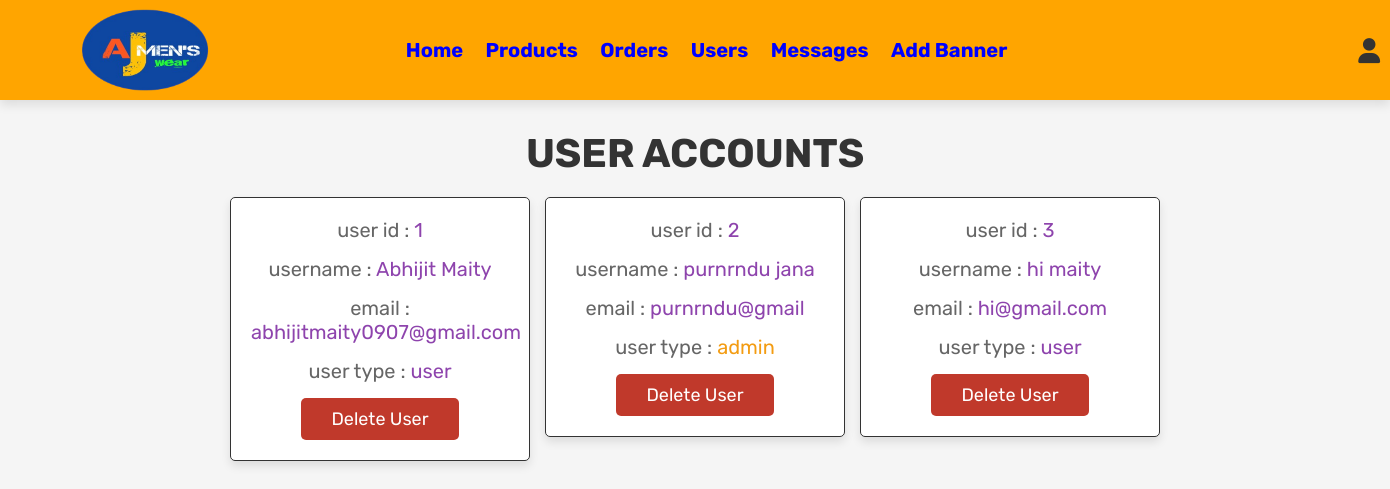
Screenshot of /admin_users.php (signed in) with the database file from the repository.
### tables this page shows
CREATE TABLE `users` (
  `id` int(100) NOT NULL,
  `name` varchar(100) NOT NULL,
  `email` varchar(100) NOT NULL,
  `password` varchar(100) NOT NULL,
  `user_type` varchar(20) NOT NULL DEFAULT 'user'
);

### admin_users.php (the view, shortened to what this page needs)
<?php
include 'config.php';
?>
<!DOCTYPE html>
<html lang="en">
<head>
   <link rel="stylesheet" href="https://cdnjs.cloudflare.com/ajax/libs/font-awesome/6.0.0/css/all.min.css">
   <link rel="stylesheet" href="css/admin_style.css">
</head>
<body>
<?php include 'admin_header.php'; ?>
<section class="users">
   <h1 class="title"> user accounts </h1>
   <div class="box-container">
      <?php
         $select_users = mysqli_query($conn, "SELECT * FROM `users`") or die('query failed');
         while($fetch_users = mysqli_fetch_assoc($select_users)){
      ?>
      <div class="box">
         <p> user id : <span><?php echo $fetch_users['id']; ?></span> </p>
         <p> username : <span><?php echo $fetch_users['name']; ?></span> </p>
         <p> email : <span><?php echo $fetch_users['email']; ?></span> </p>
         <p> user type : <span style="color:<?php if($fetch_users['user_type'] == 'admin'){ echo 'var(--orange)'; } ?>"><?php echo $fetch_users['user_type']; ?></span> </p>
         <a href="admin_users.php?delete=<?php echo $fetch_users['id']; ?>" onclick="return confirm('delete this user?');" class="delete-btn">delete user</a>
      </div>
      <?php
         };
      ?>
   </div>
</section>
</body>
</html>

### css/admin_style.css (style rules this page uses)
:root { --purple: #8e44ad; --red: #c0392b; --orange: #f39c12; --black: #333; --white: #fff; --light-color: #666; --light-white: #ccc; --light-bg: #f5f5f5; --border: .1rem solid var(--black); --box-shadow: 0 .5rem 1rem rgba(0, 0, 0, .1); }
* { font-family: 'Rubik', sans-serif; margin: 0; padding: 0; box-sizing: border-box; outline: none; border: none; text-decoration: none; transition: all .2s linear; }
html { font-size: 62.5%; overflow-x: hidden; }
body { background-color: var(--light-bg); }
section { padding: 3rem 2rem; }
.title { text-align: center; margin-bottom: 2rem; text-transform: uppercase; color: var(--black); font-size: 4rem; }
.btn, .option-btn, .delete-btn, .white-btn { display: inline-block; margin-top: 1rem; padding: 1rem 3rem; cursor: pointer; color: var(--white); font-size: 1.8rem; border-radius: .5rem; text-transform: capitalize; }
.delete-btn { background-color: var(--red); }
.users .box-container { display: grid; grid-template-columns: repeat(auto-fit, 30rem); justify-content: center; gap: 1.5rem; max-width: 1200px; margin: 0 auto; align-items: flex-start; }
.users .box-container .box { background-color: var(--white); padding: 2rem; border: var(--border); box-shadow: var(--box-shadow); border-radius: .5rem; text-align: center; }
.users .box-container .box p { padding-bottom: 1.5rem; font-size: 2rem; color: var(--light-color); }
.users .box-container .box p span { color: var(--purple); }
.users .box-container .box .delete-btn { margin-top: 0; }

### admin_users.php (style rules this page uses)
body { background-color: bisque; }

### rows the page displays
users: id "1", name "Abhijit Maity", email "abhijitmaity0907@gmail.com", user_type "user"
users: id "2", name "purnrndu jana", email "purnrndu@gmail", user_type "admin"
users: id "3", name "hi maity", email "hi@gmail.com", user_type "user"
